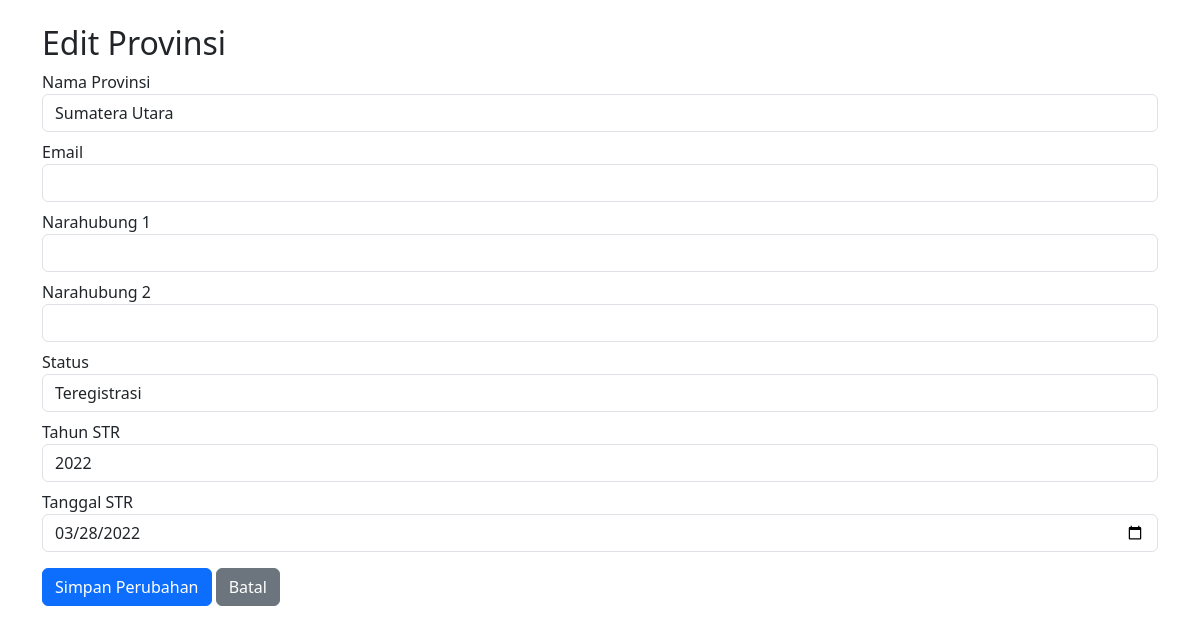
The app's page /provinsi_edit.php?id=2 with its own data.
### tables this page shows
CREATE TABLE provinsi (
    id INT AUTO_INCREMENT PRIMARY KEY,
    nama VARCHAR(100) NOT NULL UNIQUE,
    email VARCHAR(100),
    narahubung1 VARCHAR(100),
    narahubung2 VARCHAR(100),
    status VARCHAR(100),
    tahunSTR YEAR NULL,
    tanggalSTR DATE NULL
);

### provinsi_edit.php (the view, shortened to what this page needs)
<?php include 'conn.php'; ?>
<?php
$id = $_GET['id'];
$result = $conn->query("SELECT * FROM provinsi WHERE id = $id");
$data = $result->fetch_assoc();
?>
<!DOCTYPE html>
<html>
<head>
    <link href="https://cdn.jsdelivr.net/npm/bootstrap@5.3.0/dist/css/bootstrap.min.css" rel="stylesheet">
</head>
<body>
<div class="container mt-4">
    <h2>Edit Provinsi</h2>
    <form method="POST">
        <div class="mb-2">
            <label>Nama Provinsi</label>
            <input name="nama" type="text" class="form-control" value="<?= htmlspecialchars($data['nama']) ?>" required>
        </div>
        <div class="mb-2">
            <label>Email</label>
            <input name="email" type="email" class="form-control" value="<?= htmlspecialchars($data['email']) ?>">
        </div>
        <div class="mb-2">
            <label>Narahubung 1</label>
            <input name="narahubung1" type="text" class="form-control" value="<?= htmlspecialchars($data['narahubung1']) ?>">
        </div>
        <div class="mb-2">
            <label>Narahubung 2</label>
            <input name="narahubung2" type="text" class="form-control" value="<?= htmlspecialchars($data['narahubung2']) ?>">
        </div>
        <div class="mb-2">
            <label>Status</label>
            <select name="status" class="form-control" required>
                <?php
                $statusOptions = ["Teregistrasi", "Terbentuk", "Proses", "-"];
                foreach ($statusOptions as $s) {
                    $selected = ($data['status'] == $s) ? 'selected' : '';
                    echo "<option value=\"$s\" $selected>$s</option>";
                }
                ?>
            </select>
        </div>
        <div class="mb-2">
            <label>Tahun STR</label>
            <input name="tahunSTR" type="number" class="form-control" value="<?= htmlspecialchars($data['tahunSTR']) ?>">
        </div>
        <div class="mb-3">
            <label>Tanggal STR</label>
            <input name="tanggalSTR" type="date" class="form-control" value="<?= htmlspecialchars($data['tanggalSTR']) ?>">
        </div>
        <button type="submit" class="btn btn-primary">Simpan Perubahan</button>
        <a href="provinsi.php" class="btn btn-secondary">Batal</a>
    </form>
</div>
</body>
</html>

### records on screen
provinsi: nama "Sumatera Utara", tahunSTR "2022", tanggalSTR "03/28/2022"

### other values on screen
form field status "Teregistrasi"
